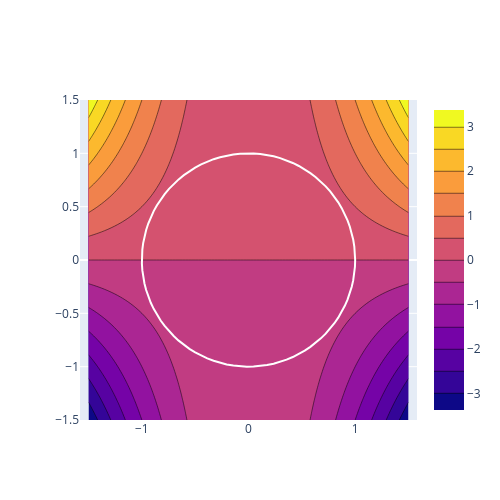

Here is the notebook cell this chart was saved with:
### Code cell
import plotly.graph_objects as go
import numpy as np
# Create grid for the function
x = np.linspace (-1.5, 1.5, 100)
y = np.linspace(-1.5, 1.5, 100)
x, y = np.meshgrid(x, y)
z = x**2*y
# Create a set of points that lie on the circle
theta = np.linspace(0, 2*np.pi, 100)
x_circle = np.cos(theta)
y_circle = np.sin(theta)
# Create the contour plot for the function
fig = go.Figure(data=go.Contour (x=x[0,:], y=y[:,0], z=z))
# Add the circle to the plot
fig.add_trace(go.Scatter(x=x_circle, y=y_circle, mode='lines', line=dict(color='white')))

#Set aspect ratio
fig.update_layout(
                autosize=False,
                width=500,
                height=500,
                yaxis=dict(scaleanchor="x", scaleratio=1),
                )
fig.show()
